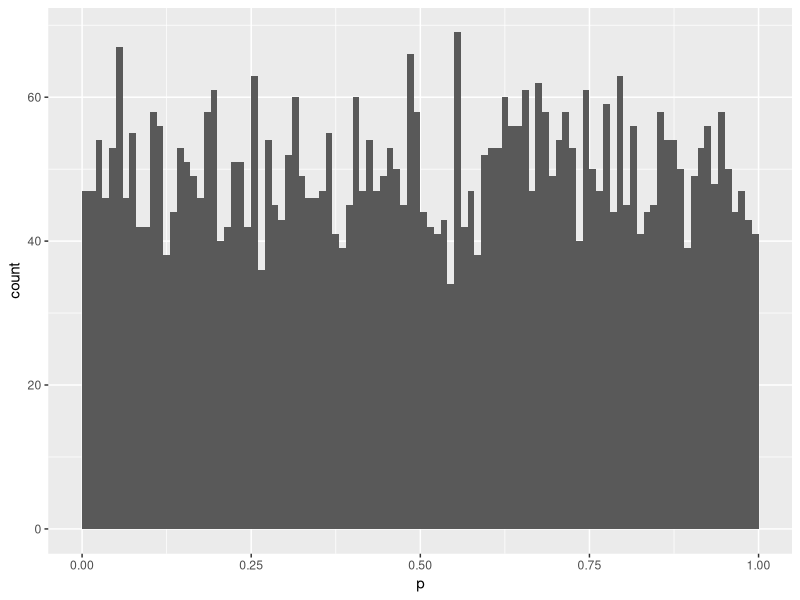
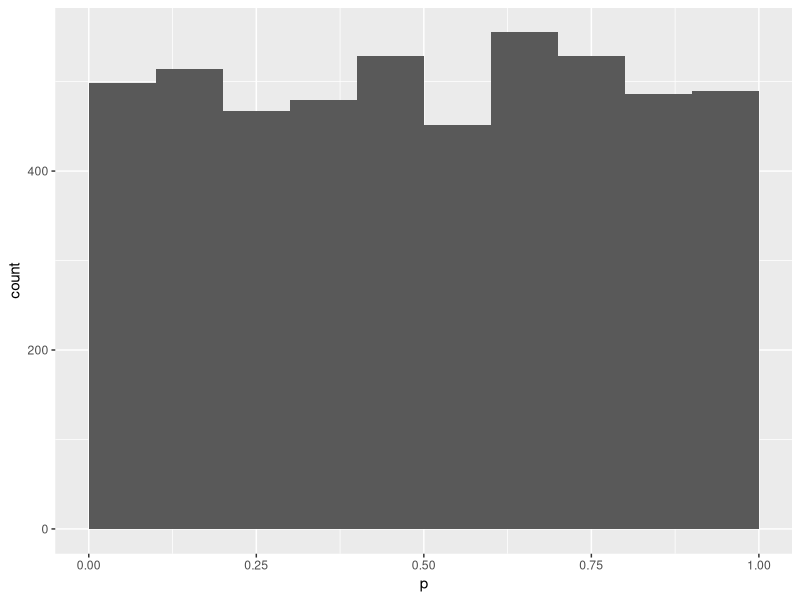
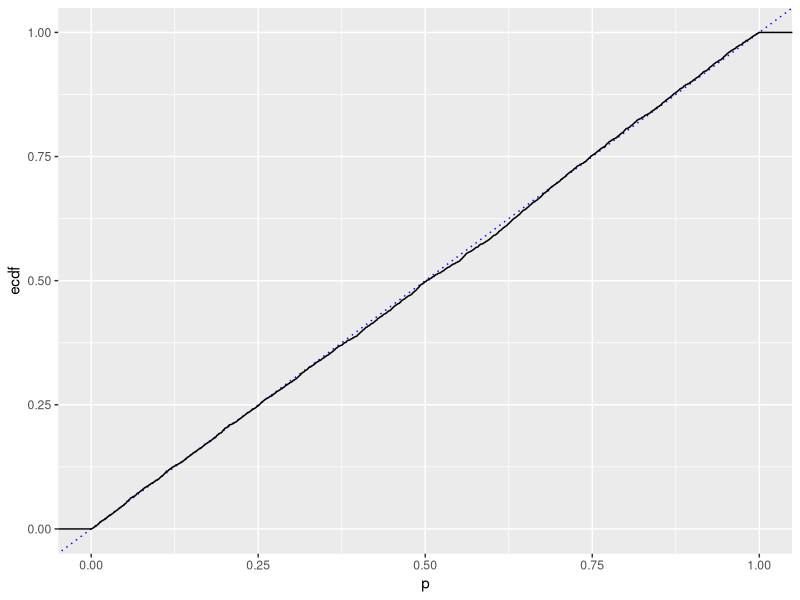

Source code (R) for these figures, in order:
library("tidyverse")

mean_NT <- 1.2
sigma_NT <- 0.25
N_b <- 5000


tbl2<-tibble( experiment_id=character(),p=numeric(), type=character())
for( i in 1:N_b)
{
  od_NT1<-rnorm(6,mean = mean_NT, sd = sigma_NT)
  od_NT2<-rnorm(6,mean = mean_NT, sd = sigma_NT)
  
  result_of_t_test<-t.test(od_NT1,od_NT2,alternative = "less")
  tbl2<-tbl2 %>% add_row(experiment_id=sprintf("exp_%03i",i),p=result_of_t_test$p.value, type="NT-NT" )
}

tbl2 %>% ggplot(aes(x=p))+geom_histogram(breaks=seq(from=0, to=1, by = 0.01))
tbl2 %>% ggplot(aes(x=p))+geom_histogram(breaks=seq(from=0, to=1, by = 0.1))


tbl2 %>%  ggplot(aes(x=p)) +geom_abline(color="blue", linetype="dotted")+stat_ecdf()

mean(tbl2$p<0.05) # ennek elég pontosan 0.05 nek kéne lenni. Miért lesz kb 0.045 ?
